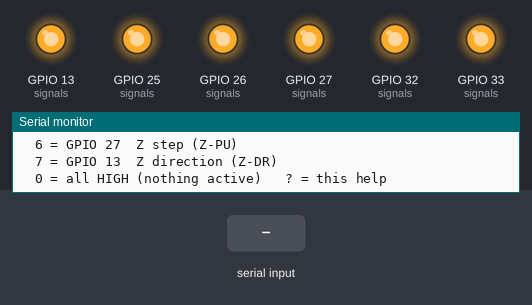
A sketch run on a simulated ESP32. On the bench: output pins drawn as LEDs (lit = HIGH), the last lines printed to the serial monitor. The test bench sets the inputs (shaded band).

Above: at 1.7 s.
1.8 s: "90,45\n" received over Serial
At 2.8 s:
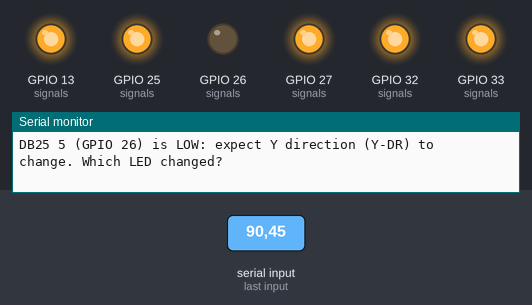
3.3 s: "0" received over Serial
At 4.5 s:
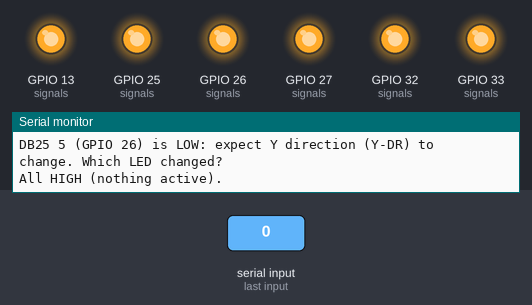
4.8 s: "5\n" received over Serial
At 5.7 s:
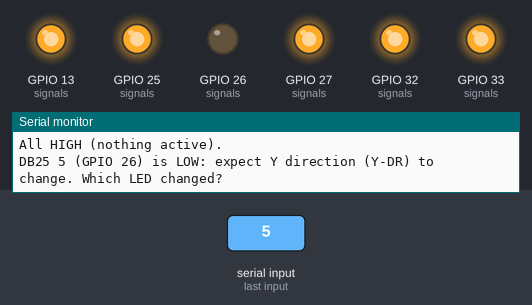
Timing chart, 0 to 7.8 s (numbered marks = the images above; inputs shaded):
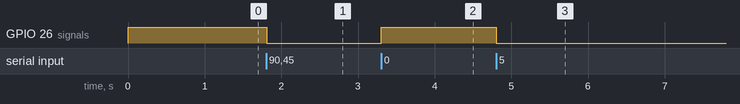

Measured:
- after the input at 1.8 s, GPIO 26 (signals): HIGH → LOW at once
- after the input at 3.3 s, GPIO 26 (signals): LOW → HIGH at once
- after the input at 4.8 s, GPIO 26 (signals): HIGH → LOW at once

The sketch:

esp32_keypress_test.ino
```cpp
// ESP32 keypress LED test for the ESP32 -> DB25 wiring.
// Same idea as the Nano's keypress_test, and it answers one extra question: are the
// ESP32's 3.3V signals enough to switch the board's 5V optocoupler inputs cleanly?
//
// Type a DB25 hole number (2-7) in Serial Monitor and press Enter: that hole goes LOW
// and stays LOW, and every other hole goes back HIGH (3.3V). Watch which board LED changes.
// Type the same number again, or 0, to put everything back HIGH.
//
//   DB25 2  X step       <- GPIO 32
//   DB25 3  X direction  <- GPIO 33
//   DB25 4  Y step       <- GPIO 25
//   DB25 5  Y direction  <- GPIO 26
//   DB25 6  Z step       <- GPIO 27
//   DB25 7  Z direction  <- GPIO 13
//   DB25 18 ground       <- GND
//
// What to look for: each LED should be fully on in one state and fully OFF in the
// other. An LED that glows dimly while its pin is HIGH means 3.3V isn't enough;
// report that before going any further.
//
// Run it with the motor cables unplugged (unplug them with the box off).
// The ESP32 is powered from USB only. Never connect its VIN, 5V or 3V3 to the box.
// Serial Monitor: 115200 baud.

struct Signal {
  uint8_t gpio;
  uint8_t db25Pin;
  const char *name;
};

const Signal signals[] = {
  {32, 2, "X step (X-PU)"},
  {33, 3, "X direction (X-DR)"},
  {25, 4, "Y step (Y-PU)"},
  {26, 5, "Y direction (Y-DR)"},
  {27, 6, "Z step (Z-PU)"},
  {13, 7, "Z direction (Z-DR)"},
};
const uint8_t SIGNAL_COUNT = sizeof(signals) / sizeof(signals[0]);

int8_t activeIndex = -1;  // which signal is LOW, -1 = none

void printHelp() {
  Serial.println("--- ESP32 keypress LED test ---");
  Serial.println("Type a DB25 hole number and press Enter:");
  for (uint8_t i = 0; i < SIGNAL_COUNT; i++) {
    Serial.printf("  %u = GPIO %u  %s\n", signals[i].db25Pin, signals[i].gpio, signals[i].name);
  }
  Serial.println("  0 = all HIGH (nothing active)   ? = this help");
}

void allHigh() {
  for (uint8_t i = 0; i < SIGNAL_COUNT; i++) {
    digitalWrite(signals[i].gpio, HIGH);
  }
  activeIndex = -1;
}

void selectHole(uint8_t hole) {
  for (uint8_t i = 0; i < SIGNAL_COUNT; i++) {
    if (signals[i].db25Pin != hole) continue;

    if (activeIndex == i) {
      allHigh();
      Serial.println("All HIGH (nothing active).");
      return;
    }
    allHigh();
    digitalWrite(signals[i].gpio, LOW);
    activeIndex = i;
    Serial.printf("DB25 %u (GPIO %u) is LOW: expect %s to change. Which LED changed?\n",
                  hole, signals[i].gpio, signals[i].name);
    return;
  }

  Serial.printf("DB25 %u isn't wired in this test. Use 2-7, or 0 for all HIGH.\n", hole);
}

void setup() {
  Serial.begin(115200);
  for (uint8_t i = 0; i < SIGNAL_COUNT; i++) {
    // Write HIGH before switching to output so no pin glitches LOW at startup.
    digitalWrite(signals[i].gpio, HIGH);
    pinMode(signals[i].gpio, OUTPUT);
    digitalWrite(signals[i].gpio, HIGH);
  }
  delay(500);  // give Serial Monitor a moment to attach after reset
  printHelp();
}

void loop() {
  while (Serial.available()) {
    char c = Serial.read();
    if (c >= '1' && c <= '9') {
      selectHole(c - '0');
    } else if (c == '0') {
      allHigh();
      Serial.println("All HIGH (nothing active).");
    } else if (c == '?') {
      printHelp();
    }
  }
}
```
